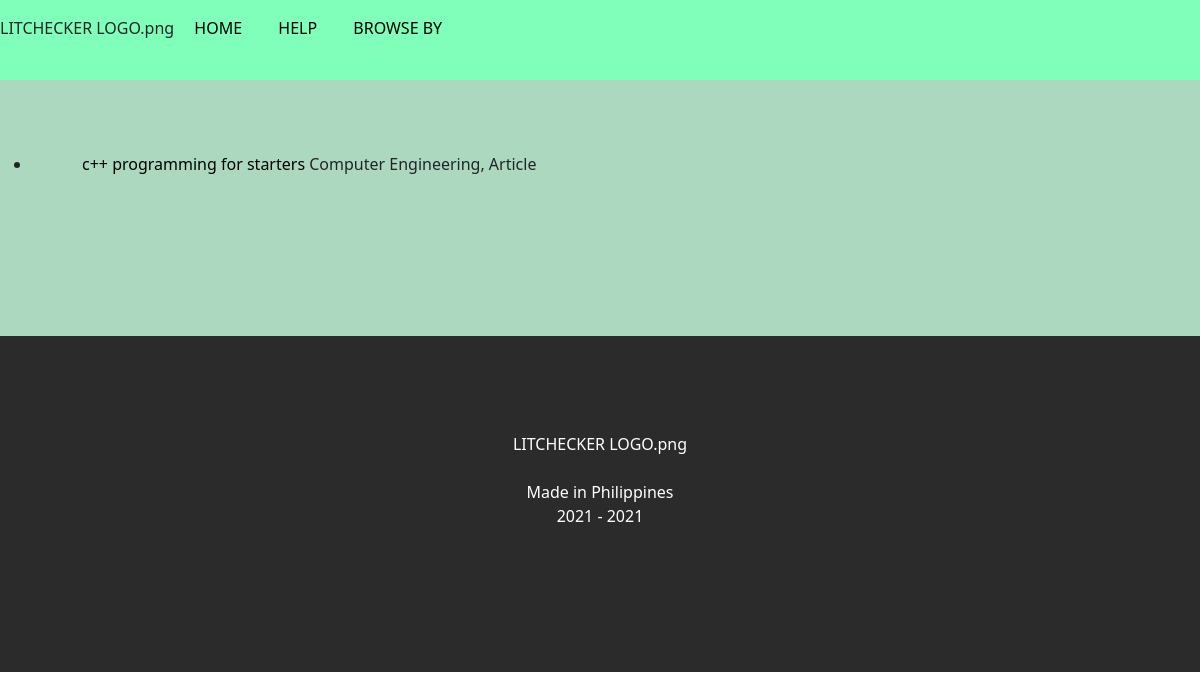
The page /results_by_author.php?let=Allen kalbo on the database its author committed.
### tables this page shows
CREATE TABLE `literature` (
  `id` int(100) NOT NULL,
  `title` text DEFAULT NULL,
  `category` varchar(100) DEFAULT NULL,
  `type` varchar(100) DEFAULT NULL,
  `link` text DEFAULT NULL,
  `author_1` varchar(100) NOT NULL,
  `author_2` varchar(100) NOT NULL,
  `author_3` varchar(100) NOT NULL
);

### results_by_author.php (the view, shortened to what this page needs)
<!DOCTYPE html>
<head>
    <link href="https://cdn.jsdelivr.net/npm/bootstrap@5.0.0-beta3/dist/css/bootstrap.min.css"
    rel="stylesheet">
     <link rel="stylesheet" href="css/index.css">
</head>
<body>
    <?php include 'menu_bar.php';?>
     <section class = "body">
    <br><br><br>
        <?php
        $server = "localhost";
        $user ="root";
        $pass ="";
        $con=mysqli_connect($server,$user,$pass);
        $db="litcheck";
        mysqli_select_db($con,$db);
        if(isset($_GET['let']))
        $let = $_GET['let'];
         else
        $let='';
        $sqlselect3 = mysqli_query($con,"select title,category,type,link from literature where author_3 like '$let%' ");
        ?>
        <ul>
        <?php
             while ($results=mysqli_fetch_object($sqlselect3)){
                echo "<li>";
                echo"<a href='$results->link'>$results->title ";
                echo "</a>";
                echo $results->category.", ".$results->type."<br>";
                echo "</li>";
            }
        ?>
        </ul>
    <br><br><br><br><br><br>
    </section>
    <?php include 'credits.php';?>
</body>
</html>

### css/index.css (style rules this page uses)
.body { text-indent: 50px; background-color: rgb(173, 216, 192); }
a { color: black; text-decoration: none; }

### rows shown on the page
literature: title "c++ programming for starters", category "Computer Engineering", type "Article"
